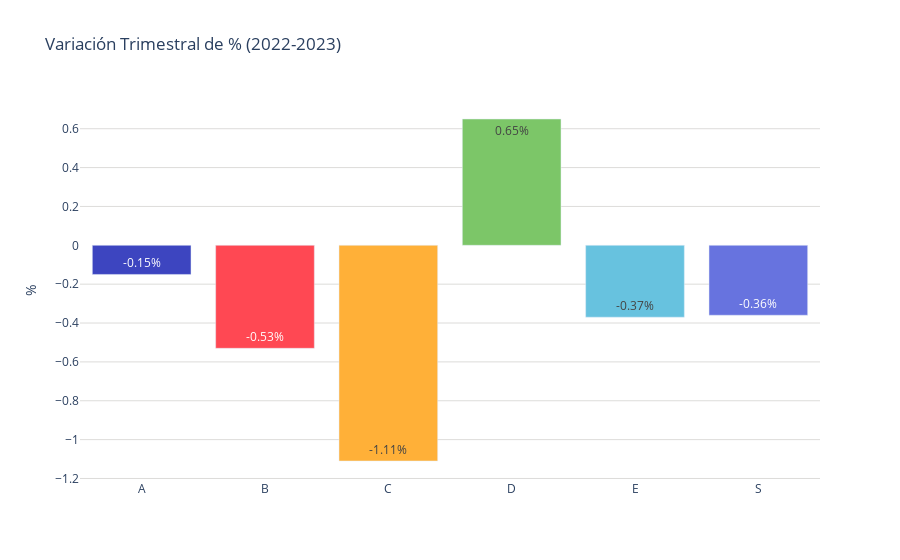

The notebook cell this image was saved under:
### Code cell
colores = ['#3d45c0', '#ff4853', '#ffb038', '#7cc668', '#67c2df', '#6773df', '#939fad']

fig = go.Figure()
fig.add_trace(go.Bar(
    x=suma_por_letra_segmento['letra_segmento'],
    y=suma_por_letra_segmento['cambio_porcentual'],
    base=0,
    marker_color=[colores[i % len(colores)] for i in range(len(suma_por_letra_segmento))],  # Usar los colores definidos
    text=suma_por_letra_segmento['cambio_porcentual'],  # Usar los porcentajes como texto
    textposition='inside',  # Mostrar el texto dentro de las barras
    texttemplate='%{text}%',  # Formato del texto
    hoverinfo='none',  # No mostrar información al pasar el cursor
))
fig.update_layout(
    title='Variación Trimestral de % (2022-2023)',
    #xaxis_title='Segmentos',
    yaxis_title='%',
    yaxis=dict(gridcolor='#dddcda'),
    plot_bgcolor='rgba(0,0,0,0)'
)
# Exportar gráfica como archivo HTML
def guardar_grafico_como_html(fig, nombre_archivo, carpeta='graficas'):
    # Crear la carpeta si no existe
    if not os.path.exists(carpeta):
        os.makedirs(carpeta)
    
    # Gráfica como archivo HTML en la carpeta especificada
    pio.write_html(fig, f'{carpeta}/{nombre_archivo}.html')

guardar_grafico_como_html(fig, 'g_bar_tendencia_preciosegmento_pachuca', carpeta='graficas')

fig.show()

### Figure 1 — Plotly figure (JSON) as saved in the notebook; plotly's stock layout.template omitted (floating-point values rounded to 4 significant figures)
{"data": [{"base": 0, "hoverinfo": "none", "marker": {"color": ["#3d45c0", "#ff4853", "#ffb038", "#7cc668", "#67c2df", "#6773df"]}, "text": [-0.15, -0.53, -1.11, 0.65, -0.37, -0.36], "textposition": "inside", "texttemplate": "%{text}%", "type": "bar", "x": ["A", "B", "C", "D", "E", "S"], "y": [-0.15, -0.53, -1.11, 0.65, -0.37, -0.36]}], "layout": {"plot_bgcolor": "rgba(0,0,0,0)", "title": {"text": "Variación Trimestral de % (2022-2023)"}, "yaxis": {"gridcolor": "#dddcda", "title": {"text": "%"}}}}
